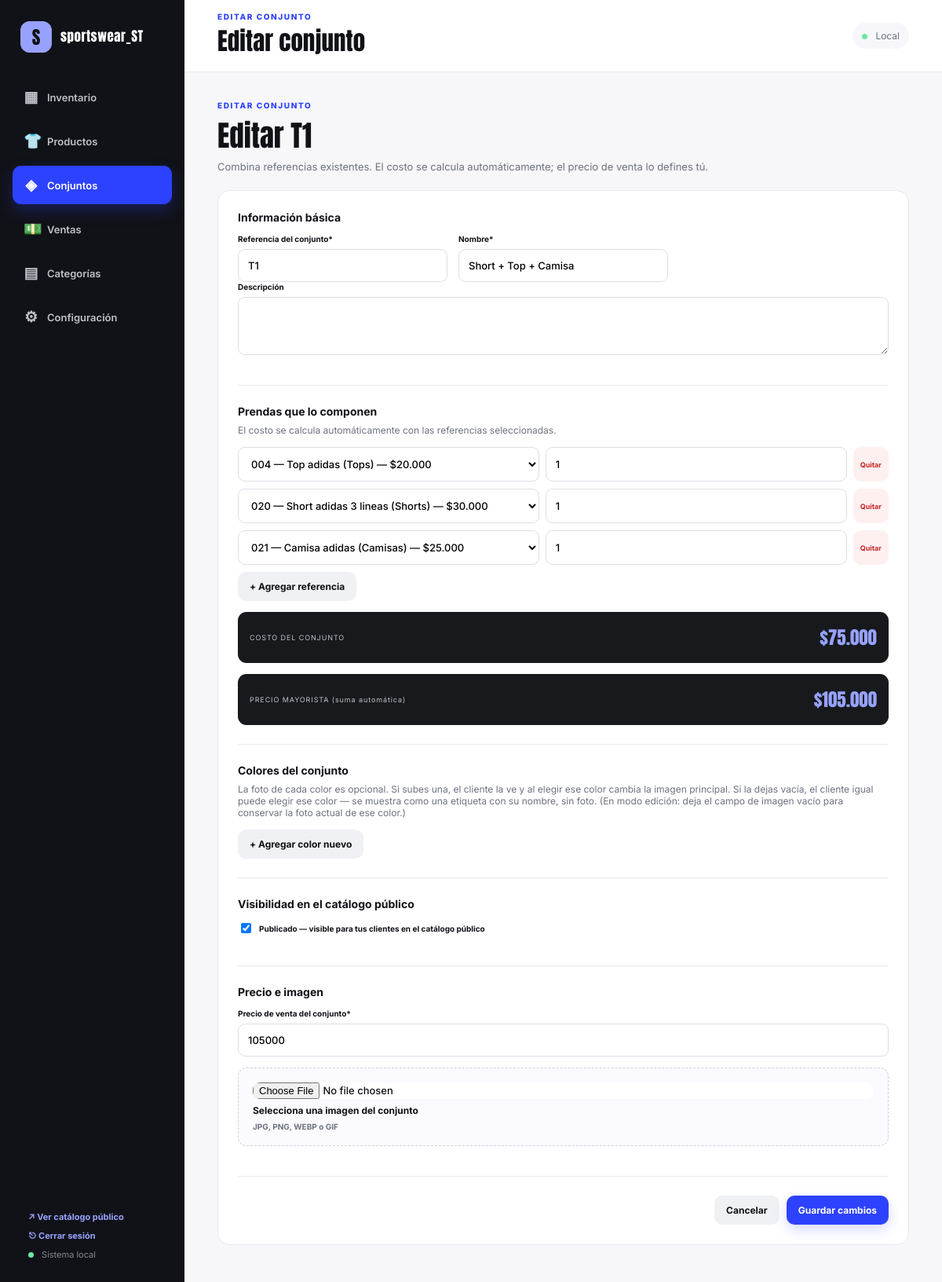
Page /conjuntos/1/editar (signed in) on the committed database.
### tables this page shows
CREATE TABLE settings (
    key TEXT PRIMARY KEY,
    value TEXT
);

CREATE TABLE sets (
    id INTEGER PRIMARY KEY AUTOINCREMENT,
    reference TEXT NOT NULL UNIQUE,
    name TEXT NOT NULL,
    sale_price REAL NOT NULL DEFAULT 0,
    image TEXT
, description TEXT DEFAULT '', updated_at TEXT, published INTEGER NOT NULL DEFAULT 1, sizes TEXT DEFAULT '');

### app.py (the view, shortened to what this page needs)
@app.route("/conjuntos/<int:sid>/editar", methods=["GET", "POST"])
def set_edit(sid):
    conn = db()
    try:
        s = conn.execute("SELECT * FROM sets WHERE id=?", (sid,)).fetchone()
        if not s:
            flash("El conjunto no existe.", "error")
            return redirect(url_for("sets_list"))
        items = _set_items_detail(conn, sid)
        colors = _set_colors(conn, sid)
        products = _products_with_colors(conn)
        return render_template("set_form.html", set=dict(s), items=items, colors=colors, products=products, mode="editar")
    finally:
        conn.close()

### app.py (called while the page is built)
@app.before_request
def require_admin_login():
    path = request.path
    if path.startswith(PUBLIC_PATH_PREFIXES):
        return
    if session.get("admin_logged_in"):
        return
    return redirect(url_for("login", next=path))

def db():
    conn = sqlite3.connect(DB, timeout=10)
    conn.row_factory = sqlite3.Row
    conn.execute("PRAGMA foreign_keys = ON")
    conn.execute("PRAGMA busy_timeout = 8000")
    try:
        conn.execute("PRAGMA journal_mode = WAL")
    except sqlite3.OperationalError:
        pass
    return conn

def get_settings(conn):
    rows = conn.execute("SELECT key, value FROM settings").fetchall()
    s = dict(DEFAULT_SETTINGS)
    s.update({r["key"]: r["value"] for r in rows})
    return s

@app.context_processor
def inject_globals():
    conn = db()
    brand = get_settings(conn)
    conn.close()
    return {"brand": brand}

def _products_with_colors(conn):
    rows = conn.execute(
        """SELECT p.*, GROUP_CONCAT(DISTINCT c.color) AS colors_list
           FROM products p LEFT JOIN colors c ON c.product_id = p.id
           GROUP BY p.id ORDER BY p.category, p.reference"""
    ).fetchall()
    return [dict(r) for r in rows]

def _set_items_detail(conn, sid):
    rows = conn.execute(
        """SELECT si.id AS item_id, si.quantity, p.id AS product_id, p.reference, p.name, p.cost, p.sale_price, p.image
           FROM set_items si JOIN products p ON p.id = si.product_id
           WHERE si.set_id=? ORDER BY p.reference""",
        (sid,),
    ).fetchall()
    return [dict(r) for r in rows]

def _set_colors(conn, sid):
    rows = conn.execute("SELECT * FROM set_colors WHERE set_id=? ORDER BY id", (sid,)).fetchall()
    return [dict(r) for r in rows]

### templates/set_form.html (shortened to what this page needs)
{% extends "base.html" %}
{% block eyebrow %}{{ 'EDITAR CONJUNTO' if mode=='editar' else 'NUEVO CONJUNTO' }}{% endblock %}
{% block heading %}{{ 'Editar conjunto' if mode=='editar' else 'Nuevo conjunto' }}{% endblock %}
{% block content %}
<div class="form-head">
  <div class="section-kicker">{{ 'EDITAR CONJUNTO' if mode=='editar' else 'NUEVO CONJUNTO' }}</div>
  <h2>{{ 'Editar ' ~ set.reference if set else 'Crear conjunto' }}</h2>
  <p>Combina referencias existentes. El costo se calcula automáticamente; el precio de venta lo defines tú.</p>
</div>
<form class="form card-form" method="post" enctype="multipart/form-data">
  <div class="form-section">
    <h3>Información básica</h3>
    <div class="row">
      <label>Referencia del conjunto*<input name="set_reference" required placeholder="Ej. CJTO-001" value="{{ set.reference if set else '' }}"></label>
      <label>Nombre*<input name="set_name" required placeholder="Conjunto deportivo negro" value="{{ set.name if set else '' }}"></label>
    </div>
    <label>Descripción<textarea name="set_description" rows="3">{{ set.description if set else '' }}</textarea></label>
  </div>
  <div class="form-section">
    <h3>Prendas que lo componen</h3>
    <p class="muted">El costo se calcula automáticamente con las referencias seleccionadas.</p>
    <div id="setItems"></div>
    <button type="button" class="secondary" onclick="addSetItem()">+ Agregar referencia</button>
    <div class="costbox"><span>COSTO DEL CONJUNTO</span><strong id="setCost">$0</strong></div>
    <div class="costbox"><span>PRECIO MAYORISTA (suma automática)</span><strong id="setWholesale">$0</strong></div>
  </div>
  <div class="form-section">
    <h3>Colores del conjunto</h3>
    <p class="muted">La foto de cada color es opcional. Si subes una, el cliente la ve y al elegir ese color cambia la imagen principal. Si la dejas vacía, el cliente igual puede elegir ese color — se muestra como una etiqueta con su nombre, sin foto. (En modo edición: deja el campo de imagen vacío para conservar la foto actual de ese color.)</p>
    {% if mode=='editar' %}
      <button type="button" class="secondary" onclick="addNewColor()">+ Agregar color nuevo</button>
    {% else %}
      <div id="colors"></div>
      <button type="button" class="secondary" onclick="addColor()">+ Agregar color</button>
    {% endif %}
  </div>
  <div class="form-section">
    <h3>Visibilidad en el catálogo público</h3>
    <label class="publish-toggle">
      <input type="checkbox" name="published" value="1" {{ 'checked' if (set is none or set.published) else '' }}>
      <span>Publicado — visible para tus clientes en el catálogo público</span>
    </label>
  </div>
  <div class="form-section">
    <h3>Precio e imagen</h3>
    <label>Precio de venta del conjunto*<input name="set_sale_price" type="number" min="0" step="1" required placeholder="$0" value="{{ set.sale_price|int if set else '' }}"></label>
    <label class="filebox"><input name="set_image" type="file" accept="image/*"><span>{{ 'Reemplazar imagen' if set and set.image else 'Selecciona una imagen del conjunto' }}</span><small>JPG, PNG, WEBP o GIF</small></label>
  </div>
  <div class="form-actions">
    <a class="secondary" href="{{ url_for('set_detail', sid=set.id) if set else url_for('sets_list') }}">Cancelar</a>
    <button class="primary" type="submit">{{ 'Guardar cambios' if mode=='editar' else 'Guardar conjunto' }}</button>
  </div>
</form>
{% endblock %}

### templates/base.html (shortened to what this page needs)
<!doctype html>
<html lang="es">
<head>
{% set fav = url_for('uploaded_file', filename=brand.logo) if brand.logo else url_for('static', filename='favicon.png') %}
<link rel="stylesheet" href="{{ url_for('static', filename='style.css') }}">
</head>
<body>
<div class="app-shell">
  <aside class="sidebar">
    <a class="brand" href="{{ url_for('index') }}">
      <div class="brand-logo">
        {% if brand.logo %}<img src="{{ url_for('uploaded_file', filename=brand.logo) }}" alt="{{ brand.brand_name }}">
        {% else %}<div class="brand-mark">{{ (brand.brand_name or 'S')[:1]|upper }}</div>{% endif %}
      </div>
      <div class="brand-text">{{ brand.brand_name }}</div>
    </a>
    <nav>
      <a class="nav-item {{ 'active' if request.path == '/' else '' }}" href="{{ url_for('index') }}"><span>▦</span>Inventario</a>
      <a class="nav-item {{ 'active' if request.path.startswith('/productos') else '' }}" href="{{ url_for('products_list') }}"><span>👕</span>Productos</a>
      <a class="nav-item {{ 'active' if request.path.startswith('/conjuntos') else '' }}" href="{{ url_for('sets_list') }}"><span>◈</span>Conjuntos</a>
      <a class="nav-item {{ 'active' if request.path.startswith('/ventas') else '' }}" href="{{ url_for('sales_list') }}"><span>💵</span>Ventas</a>
      <a class="nav-item {{ 'active' if request.path.startswith('/categorias') else '' }}" href="{{ url_for('categories_page') }}"><span>▤</span>Categorías</a>
      <a class="nav-item {{ 'active' if request.path.startswith('/configuracion') else '' }}" href="{{ url_for('settings_page') }}"><span>⚙</span>Configuración</a>
    </nav>
    <div class="sidebar-foot">
      <a class="catalog-link" href="{{ url_for('public_catalog') }}" target="_blank" rel="noopener">↗ Ver catálogo público</a>
      <a class="catalog-link" href="{{ url_for('logout') }}">⎋ Cerrar sesión</a>
      <div class="sidebar-status"><span class="status-dot"></span> Sistema local</div>
    </div>
  </aside>
  <div class="main-shell">
    <header class="topbar">
      <div><div class="eyebrow">{% block eyebrow %}ADMINISTRACIÓN{% endblock %}</div><h1>{% block heading %}Inventario{% endblock %}</h1></div>
      <span class="online"><span class="status-dot"></span> Local</span>
    </header>
    <main class="content">
      {% block content %}{% endblock %}
    </main>
  </div>
</div>
</body>
</html>

### rows in the picture
settings: value "S", brand_name "sportswear_ST"
sets: reference "Editar T1", set_reference "T1", set_name "Short + Top + Camisa", set_sale_price "105000"

### other values in the picture
{{ 'EDITAR CONJUNTO' if mode=='editar' else 'NUEVO CONJUNTO' }} "EDITAR CONJUNTO"
{{ 'Editar conjunto' if mode=='editar' else 'Nuevo conjunto' }} "Editar conjunto"
{{ 'Guardar cambios' if mode=='editar' else 'Guardar conjunto' }} "Guardar cambios"
